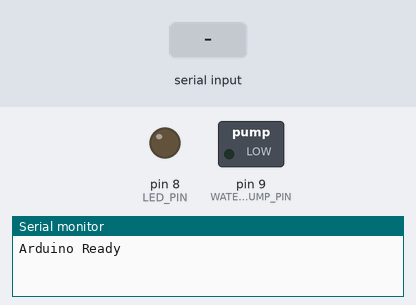
Bench run of a sketch on a simulated Arduino Uno, built with avr-gcc and run on an emulated ATmega328P. Shown: switched loads named in the sketch (green lamp = pin HIGH), output pins drawn as LEDs (lit = HIGH), the last lines printed to the serial monitor. The inputs (shaded band) are chosen by the test bench.

Above: at 1.2 s.
1.3 s: "LED_ON\n" received over Serial
At 2.5 s:
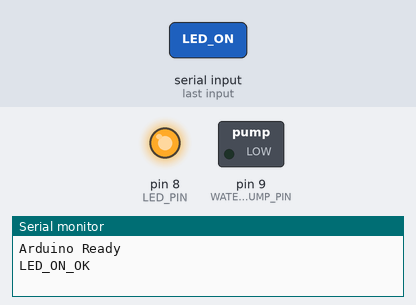
2.8 s: "WATERPUMP_ON\n" received over Serial
At 3.9 s:
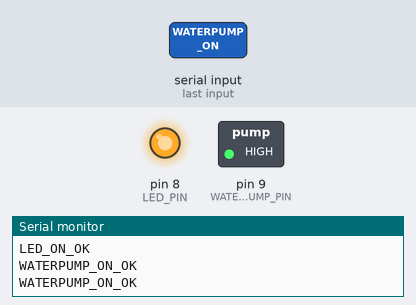
4.3 s: "LED_OFF\n" received over Serial
At 5.0 s:
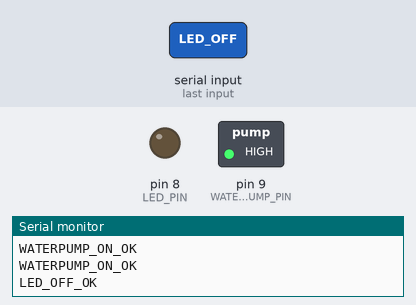
Timing chart, 0 to 9.3 s (numbered marks = the images above; inputs shaded):
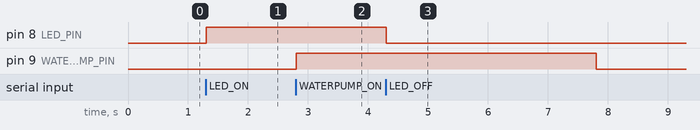

Measured:
- after the input at 1.3 s, pin 8 (LED_PIN): LOW → HIGH at once
- after the input at 2.8 s, pin 9 (WATERPUMP_PIN): LOW → HIGH at once
- after the input at 4.3 s, pin 8 (LED_PIN): HIGH → LOW at once

The sketch:

arduino.ino
```cpp
#define LED_PIN 8
#define WATERPUMP_PIN 9

unsigned long pumpStartTime = 0;
bool isPumpRunning = false;
const unsigned long PUMP_DURATION = 5000; // 5 seconds in milliseconds

void setup() {
  Serial.begin(115200); // PC와의 통신을 위한 시리얼 포트
  Serial.flush();
  Serial.println("Arduino Ready");
  pinMode(LED_PIN, OUTPUT);
  pinMode(WATERPUMP_PIN, OUTPUT);
  digitalWrite(LED_PIN, LOW);  // 초기 상태는 LED 꺼짐
  digitalWrite(WATERPUMP_PIN, LOW);  // 초기 상태는 LED 꺼짐
}

void loop() {
  if (Serial.available() > 0) {
    String command = Serial.readStringUntil('\n');
    command.trim(); // 앞뒤 공백 제거
    if (command == "LED_ON") {
      digitalWrite(LED_PIN, HIGH);
      Serial.println("LED_ON_OK");
    } else if (command == "LED_OFF") {
      digitalWrite(LED_PIN, LOW);
      Serial.println("LED_OFF_OK");
    } else if (command == "WATERPUMP_ON") {
      startPump();
      Serial.println("WATERPUMP_ON_OK");
    }
  }

  checkPumpStatus();
}

void startPump() {
  if (!isPumpRunning) {
    digitalWrite(WATERPUMP_PIN, HIGH);
    isPumpRunning = true;
    pumpStartTime = millis();
    Serial.println("WATERPUMP_ON_OK");
  }
}

void stopPump() {
  digitalWrite(WATERPUMP_PIN, LOW);
  isPumpRunning = false;
  Serial.println("WATERPUMP_AUTO_OFF");
}

void checkPumpStatus() {
  if (isPumpRunning && (millis() - pumpStartTime >= PUMP_DURATION)) {
    stopPump();
  }
}
```
